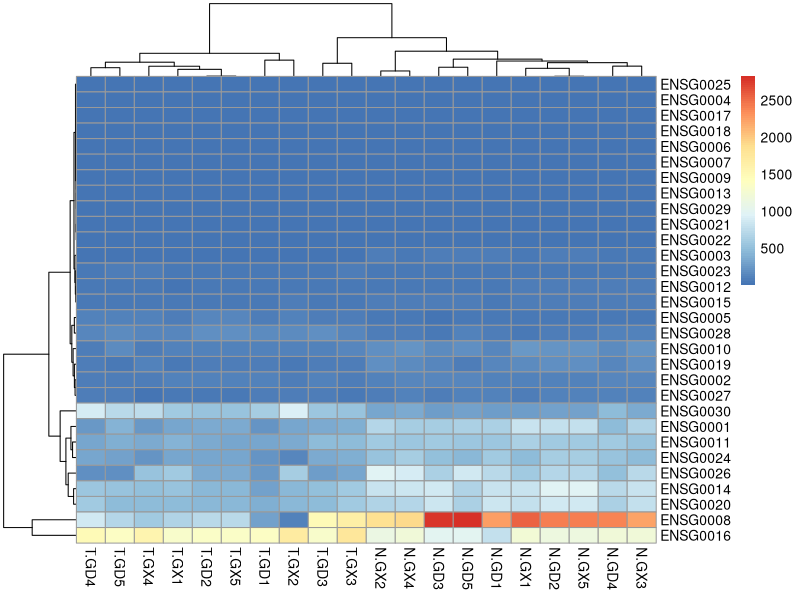

Reproduce this figure in R.
### 在R中行叫做观测(observ)，列叫做变量（varibles）

########对于数字的一些基本处理######
x <- runif(200000, min = 1, max = 100)
length(x)
sum(x)
mean(x)
var(x)
sd(x)
median(x)

########R的三种括号######
##xxx():函数
##【】索引
###{}代码块

###################读取csv文件######
x <- read.csv("Rdata/CountMatrix.csv", header = T, row.names = 1)
y <- read.csv("Rdata/heatmap.csv", row.names = 1)
install.packages("pheatmap")
library(pheatmap)
pheatmap(y)

################读取excel文件#######
install.packages("openxlsx")
library(openxlsx)
x <- read.xlsx("Rdata/2015.xlsx", sheet = 1)

################使用R保存数据集#######
x <- runif(100000,min = 1, max = 100)
y <- runif(100000,min = 1, max = 100)
z <- data.frame(x=x, y=y)
#使用saveRDS() save()这两个命令 RDS单个数据集，Rdata是多个数据集

##########数据结构######
##vector 其实就是一个数字或者字符的集合 所有数据都是由向量构成的
a <- c(1,2)
class(a)
a <- c(1, "apple")
class(a)
seq()
rep()
##character 字符






